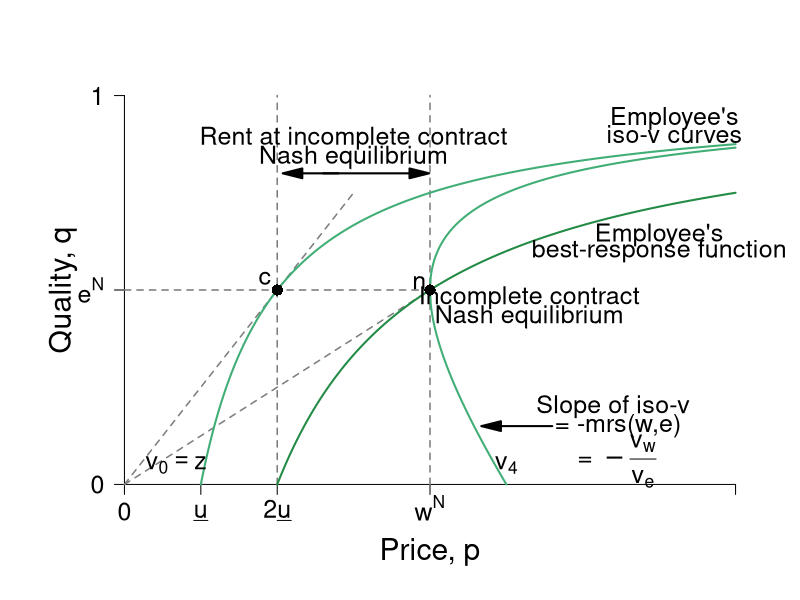

Source code (R):
#' Graph Designer: Harriet Brookes-Gray
#' Authors: Bowles and Halliday
#' Title: Coordination, Conflict and Competition: A Text in Microeconomics

require(ggplot2)
require(shape)
pdf(file = "employment/employment_brf_rentv2.pdf", width = 9, height = 7)

#Set parameters for graphics
pointsize <- 1.8
axislabelsize <- 1.8
labelsize <- 1.5
namesize <- 1.8
annotatesize <- 1.5
graphlinewidth <- 2
segmentlinewidth <- 1.5

COL <- c("#7fc97f", "#beaed4", "#fdc086", "#ffff99", "#386cb0", "#f0027f", "#bf5b17", "#666666")
COLA <- c("#e0f3db", "#99d8c9","#66c2a4","#41ae76", "#238b45", "#005824")
COLB <- c("#c6dbef", "#4eb3d3", "#2b8cbe", "#0868ac","#084081")
COLC <- c("#fcfbfd", "#efedf5", "#dadaeb", "#bcbddc", "#9e9ac8", "#807dba", "#6a51a3", "#54278f", "#3f007d")
grays <- gray.colors(25, start = 1, end = 0)


#The equation is below when v = 0. See Wolfram Alpha output. 
isov <- function(p, delta = 5) {
  (p - delta)/p
}

isovhigh1 <- function(p, delta = 5, v = 5){
  (sqrt(p^2 - 4 * delta * v) - p + 2*v)/( 2 * v )
}

isovlow1 <- function(p, delta = 5, v = 5){
  (-sqrt(p^2 - 4 * delta * v) - p + 2*v)/( 2 * v )
}

isovhigh2 <- function(p, delta = 5, v = 10){
  (sqrt(p^2 - 4 * delta * v) - p + 2*v)/( 2 * v )
}

isovlow2 <- function(p, delta = 5, v = 10){
  (-sqrt(p^2 - 4 * delta * v) - p + 2*v)/( 2 * v )
}

isovhigh3 <- function(p, delta = 5, v = 15){
  (sqrt(p^2 - 4 * delta * v) - p + 2*v)/( 2 * v )
}

isovlow3 <- function(p, delta = 5, v = 15){
  (-sqrt(p^2 - 4 * delta * v) - p + 2*v)/( 2 * v )
}

brfFn <- function(p, delta = 5) {
  1 - (2*delta) /p
}

#This is evaluated for p = 12; q = 12/(8*sqrt(12^2 - 4*delta1*v1)) - 1/8 for the slope
#At p = 12; q = (-sqrt(12^2 - 4*v1*delta1) - 12 + 2*v1)/(2*v1) = 0.799
tangencyLine <- function(p){
  (p*(0.05))
}


COL <- c("#f7fcf5", "#e5f5e0", "#c7e9c0", "#a1d99b", "#74c476", "#41ab5d", "#238b45", "#005a32")
par(mar =  c(5, 5, 4, 2))
xlims <- c(0, 40)
ylims <- c(0, 1)

plot(0, 0, xlim = xlims, ylim = ylims, type = "n",
     xlab = "",
     ylab = "",
     xaxt = "n", yaxt = "n", cex.lab = axislabelsize, bty = "n")

mtext(expression(paste("Price, ", p)), side = 1, line = 2.5, cex = axislabelsize)
text(-4, ylims[2] - 0.5*(ylims[2] - ylims[1]), expression(paste("Quality, ", q)), xpd = TRUE, cex = axislabelsize, srt = 90) 

npts <- 500 
npts2 <- 501
#Specify the sequences of points for graphing. 
xx0 <- seq(5, xlims[2], length.out = npts)
xx1 <- seq(10, xlims[2], length.out = npts)
xx2 <- seq(xlims[1], 15, length.out = npts)
xx3 <- seq(10, xlims[2], length.out = npts2)
xx4 <- seq(xlims[1], 10, length.out = npts2)
#For below, I solved sqrt(p^2 - 200) - p + 200/p = 0, getting p = 10*sqrt(2) = 14.14214
xx5 <- seq(14.14214, xlims[2], length.out = npts2)
xx6 <- seq(14.14214, 15, length.out = npts2)
xx7 <- seq(20, xlims[2], length.out = npts2)
xx8 <- seq(xlims[1], 25, length.out = npts2)

#Customize ticks and labels for the plot
ticksy <- c(0, 0.5, 1)
ylabels <- c(0, expression(paste(e^N)), 1)
ticksx <- c(0, 5, 10, 20, 40)
xlabels <- c(0, expression(paste(underline("u"))),expression(paste(2*underline("u"))) , expression(paste(w^N)) , NA)
axis(1, at = ticksx, pos = 0, labels = xlabels, cex.axis = labelsize)
axis(2, at = ticksy, pos = 0, labels = ylabels, las = 1, cex.axis = labelsize)

#Lines for the coordinates of the Nash equilbrium
segments(0, 0, 20, 0.5, lty = 2, col = grays[20], lwd = segmentlinewidth)
segments(10, 0, 10, 1, lty = 2, col = grays[20], lwd = segmentlinewidth)
segments(20, 0, 20, 1, lty = 2, col = grays[20], lwd = segmentlinewidth)
segments(0, 0.5, 20, 0.5, lty = 2, col = grays[20], lwd = segmentlinewidth)

#Draw the lines for the graphs
lines(xx2, tangencyLine(xx2), col = grays[20], lwd = segmentlinewidth, lty = 2)
lines(xx0, isov(xx0, delta = 5), col = COLA[4], lwd = graphlinewidth)
lines(xx1, brfFn(xx1), col = COLA[5], lwd = graphlinewidth)
#lines(xx3, isovhigh1(xx3, v = 5, delta = 5), col = COLA[4], lwd = graphlinewidth)
#lines(xx4, isovlow1(xx4, v = 5, delta = 5), col = COLA[4], lwd = graphlinewidth)
#lines(xx5, isovhigh2(xx5, v = 10, delta = 5), col = COLA[4], lwd = graphlinewidth)
#lines(xx6, isovlow2(xx6, v = 10, delta = 5), col = COLA[4], lwd = graphlinewidth)
lines(xx7, isovhigh3(xx7, v = 20, delta = 5), col = COLA[4], lwd = graphlinewidth)
lines(xx8, isovlow3(xx8, v = 20, delta = 5), col = COLA[4], lwd = graphlinewidth)

text(3.4, 0.05, expression(paste(v[0] == z)), cex = labelsize)
#text(22, 0.05, expression(paste(v[1])), cex = labelsize)
text(25, 0.05, expression(paste(v[4])),cex = labelsize)
text(35, 0.64, expression(paste("Employee's")), cex = labelsize, xpd =TRUE)
text(35, 0.60, expression(paste("best-response function")),cex = labelsize, xpd =TRUE)
#text(35, 0.58, expression(paste(e(Delta, a))))
text(36, 0.94, expression(paste("Employee's")),cex = labelsize)
text(36, 0.9, expression(paste("iso-v curves")),cex = labelsize)

text(19.3, 0.52, expression(n),cex = labelsize)
text(26.5, 0.48, expression(paste("Incomplete contract")),cex = labelsize)
text(26.5, 0.43, expression(paste("Nash equilibrium")),cex = labelsize)

text(15, 0.89, expression(paste("Rent at incomplete contract")),cex = labelsize)
text(15, 0.84, expression(paste("Nash equilibrium")),cex = labelsize)
Arrows(13, 0.8, 19.3, 0.8,  col = "black", lty = 1, lwd = 2, arr.type = "triangle")
Arrows(14, 0.8, 11, 0.8,  col = "black", lty = 1, lwd = 2, arr.type = "triangle")


Arrows(28, 0.15, 24, 0.15,  col = "black", lty = 1, lwd = 2, arr.type = "triangle")
text(32, 0.2, expression(paste("Slope of iso-v")),cex = labelsize)
text(32.3, 0.15, expression(paste(" = -mrs(w,e) ")),cex = labelsize)
text(32, 0.06, expression(paste(" = " -frac(v[w], v[e]))),cex = labelsize)



#Add a point for the NE
points(20, 0.5, pch = 16, col = "black", cex = 1.5)

#segments(12.5, 0, 12.5, ylims[2], lty = 2, col = grays[20], lwd = 2)
#segments(0, brfFn(w = 18.4), 18.4, brfFn(w = 18.4), lty = 2, col = "darkgray", lwd = 2)
points(10, 0.5, pch = 16, col = "black", cex = 1.5)
text(9.2, 0.53, expression(c),cex = labelsize)



dev.off()
